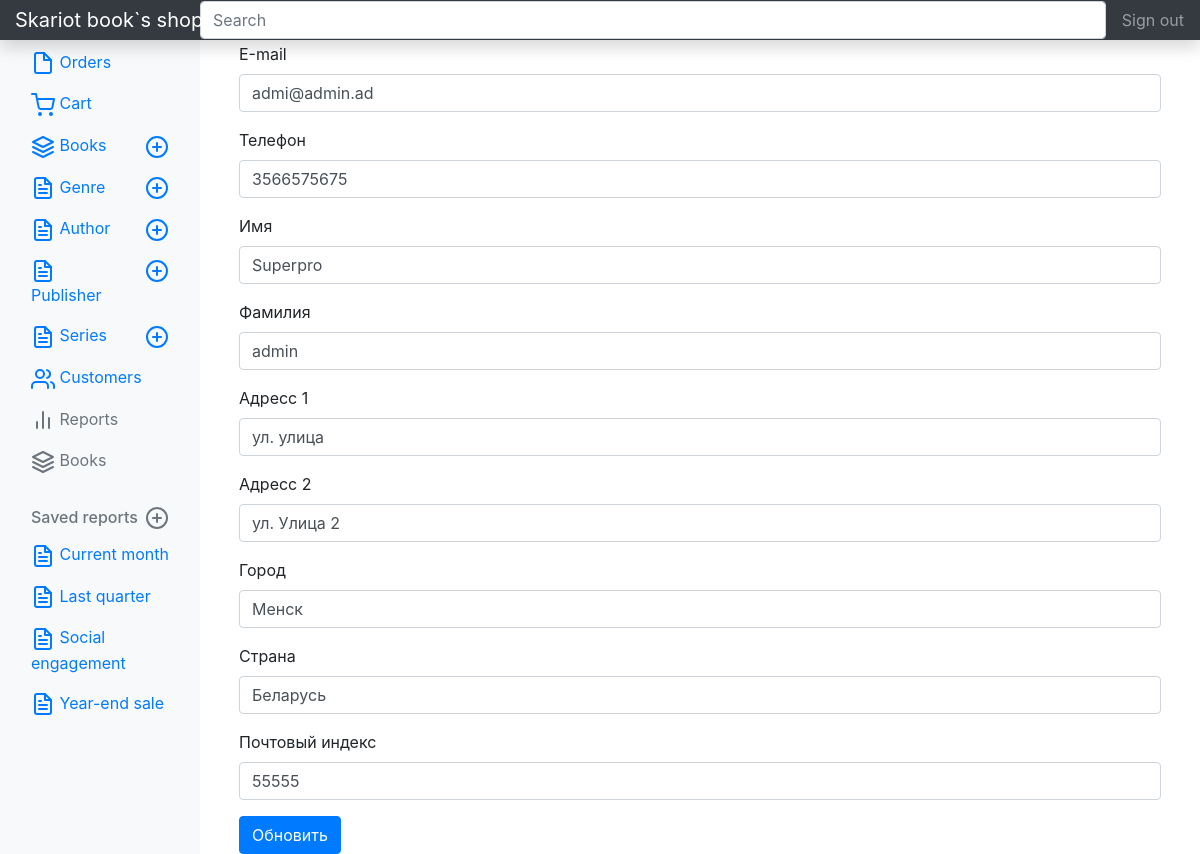
The page /s-admin/customers/update/1 (signed in) on the database as committed earlier.
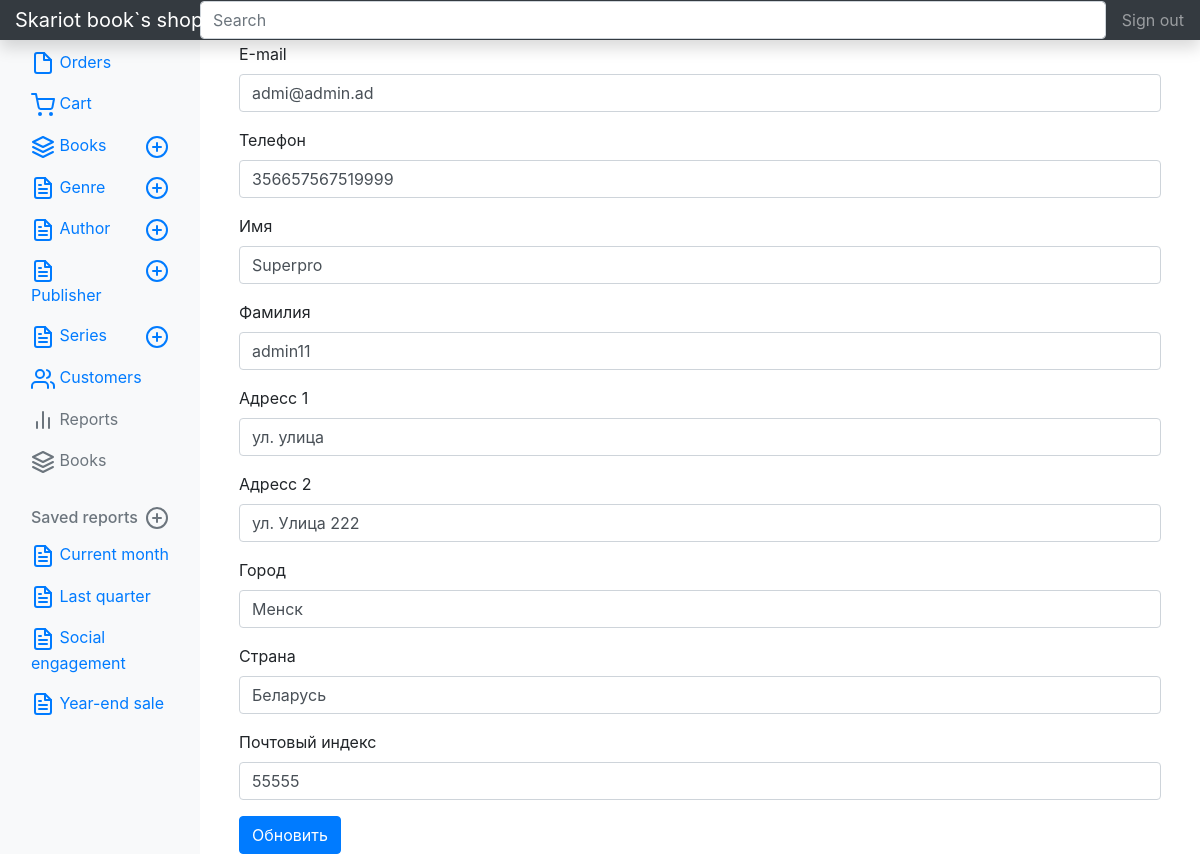
The same page on the database as committed later.
### profiles/models.py (models this page shows, shortened)
class Profile(models.Model):
    user=models.OneToOneField(
        User,
        related_name='prof_user',
        on_delete=models.CASCADE,
        null=True,
        blank=True
    )
    username=models.CharField(
        verbose_name="Имя пользователя",
        max_length=100,
        default=''
    )
    phone=models.CharField(
        verbose_name="Телефон",
        max_length=15,
        null=True,
        blank=True,
        default="375290000000"
    )
    email=models.EmailField(
        verbose_name="Е-mail",
        null=True,
        blank=True,
    )
    first_name = models.CharField(
        verbose_name="Имя",
        max_length=128,
        blank=True)
    last_name = models.CharField(
        verbose_name="Фамилия",
        max_length=128,
        blank=True)
    address_1 = models.CharField(
        verbose_name="Адресс 1",
        max_length=128,
        blank=True)
    address_2 = models.CharField(
        verbose_name="Адресс 2",
        max_length=128,
        blank=True)
    city = models.CharField(
        verbose_name="Город",
        max_length=64,
        default="Минск",
        blank=True
        )
    county = models.CharField(
        verbose_name="Страна",
        max_length=64,
        default="Беларусь",
        blank=True
        )
    zip_code = models.CharField(
        verbose_name="Почтовый индекс",
        max_length=5,
        default="23555",
        blank=True
        )

### s_admin/views.py (the view, shortened to what this page needs)
# urls.py: path('customers/update/<int:pk>', views.CustomersUpdate.as_view(),name='update'),
class CustomersUpdate(ProfilesUpdate):
    template_name='s_admin/customers/update.html'
    def get_queryset(self,*args,**kwargs):
        print(self.request.user.groups.get())
        if self.request.user.groups.filter(name='Customers'):
            return self.handle_no_permission()
        else:
            return self.model.objects.all()

### s_admin/templates/s_admin/customers/update.html (shortened to what this page needs)
{% extends "sadmin.html" %}
{% load crispy_forms_tags %}
    {% block main %}
     <div class=container>
     <h3>Обновление данных для {{object.username}}</h3>
     <form action="" method="post" enctype="multipart/form-data">
            {{form|crispy}}
        <input class="btn btn-primary" type="submit" value="Обновить">
     </form>
    </div>
</body>
{% endblock main %}

Rows that differ between the two databases and show on the page:
changed Profile "admi@admin.ad": phone "3566575675" → "356657567519999"; last_name "admin" → "admin11"; address_2 "ул. Улица 2" → "ул. Улица 222"
